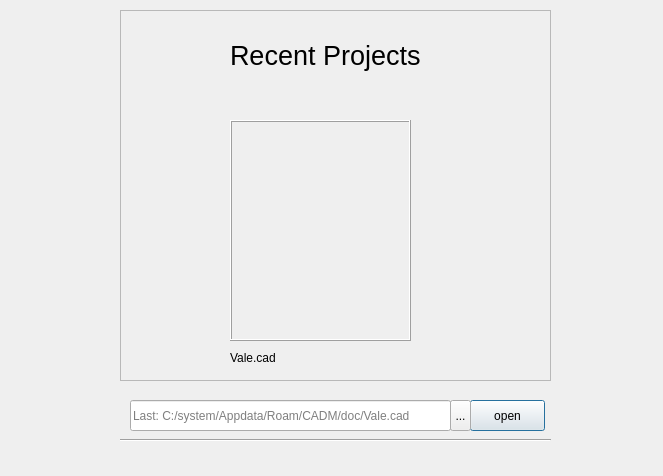
<?xml version="1.0" encoding="UTF-8"?>
<ui version="4.0">
 <class>Dialog</class>
 <widget class="QDialog" name="Dialog">
  <property name="geometry">
   <rect>
    <x>0</x>
    <y>0</y>
    <width>663</width>
    <height>476</height>
   </rect>
  </property>
  <property name="windowTitle">
   <string>Dialog</string>
  </property>
  <widget class="Line" name="line">
   <property name="geometry">
    <rect>
     <x>120</x>
     <y>430</y>
     <width>431</width>
     <height>21</height>
    </rect>
   </property>
   <property name="orientation">
    <enum>Qt::Horizontal</enum>
   </property>
  </widget>
  <widget class="QPushButton" name="open_import">
   <property name="geometry">
    <rect>
     <x>470</x>
     <y>400</y>
     <width>75</width>
     <height>31</height>
    </rect>
   </property>
   <property name="text">
    <string>open</string>
   </property>
  </widget>
  <widget class="QLabel" name="label">
   <property name="geometry">
    <rect>
     <x>230</x>
     <y>120</y>
     <width>181</width>
     <height>221</height>
    </rect>
   </property>
   <property name="frameShape">
    <enum>QFrame::Box</enum>
   </property>
   <property name="frameShadow">
    <enum>QFrame::Raised</enum>
   </property>
   <property name="text">
    <string/>
   </property>
   <property name="pixmap">
    <pixmap>Explodedview.jpg</pixmap>
   </property>
   <property name="scaledContents">
    <bool>true</bool>
   </property>
   <property name="margin">
    <number>1</number>
   </property>
   <property name="openExternalLinks">
    <bool>false</bool>
   </property>
  </widget>
  <widget class="QFrame" name="frame">
   <property name="geometry">
    <rect>
     <x>120</x>
     <y>10</y>
     <width>431</width>
     <height>371</height>
    </rect>
   </property>
   <property name="autoFillBackground">
    <bool>false</bool>
   </property>
   <property name="frameShape">
    <enum>QFrame::StyledPanel</enum>
   </property>
   <property name="frameShadow">
    <enum>QFrame::Raised</enum>
   </property>
   <widget class="QLabel" name="label_2">
    <property name="geometry">
     <rect>
      <x>110</x>
      <y>340</y>
      <width>51</width>
      <height>16</height>
     </rect>
    </property>
    <property name="text">
     <string>Vale.cad</string>
    </property>
   </widget>
   <widget class="QLabel" name="label_3">
    <property name="geometry">
     <rect>
      <x>110</x>
      <y>20</y>
      <width>191</width>
      <height>51</height>
     </rect>
    </property>
    <property name="font">
     <font>
      <pointsize>20</pointsize>
      <bold>false</bold>
     </font>
    </property>
    <property name="text">
     <string>Recent Projects</string>
    </property>
    <property name="textFormat">
     <enum>Qt::RichText</enum>
    </property>
    <property name="scaledContents">
     <bool>true</bool>
    </property>
   </widget>
  </widget>
  <widget class="QToolButton" name="openFolder_import">
   <property name="geometry">
    <rect>
     <x>450</x>
     <y>400</y>
     <width>21</width>
     <height>31</height>
    </rect>
   </property>
   <property name="text">
    <string>...</string>
   </property>
  </widget>
  <widget class="QLineEdit" name="lineEdit_import">
   <property name="geometry">
    <rect>
     <x>130</x>
     <y>400</y>
     <width>321</width>
     <height>31</height>
    </rect>
   </property>
   <property name="placeholderText">
    <string>Last: C:/system/Appdata/Roam/CADM/doc/Vale.cad</string>
   </property>
  </widget>
  <zorder>frame</zorder>
  <zorder>label</zorder>
  <zorder>line</zorder>
  <zorder>open_import</zorder>
  <zorder>openFolder_import</zorder>
  <zorder>lineEdit_import</zorder>
 </widget>
 <resources/>
 <connections/>
</ui>
